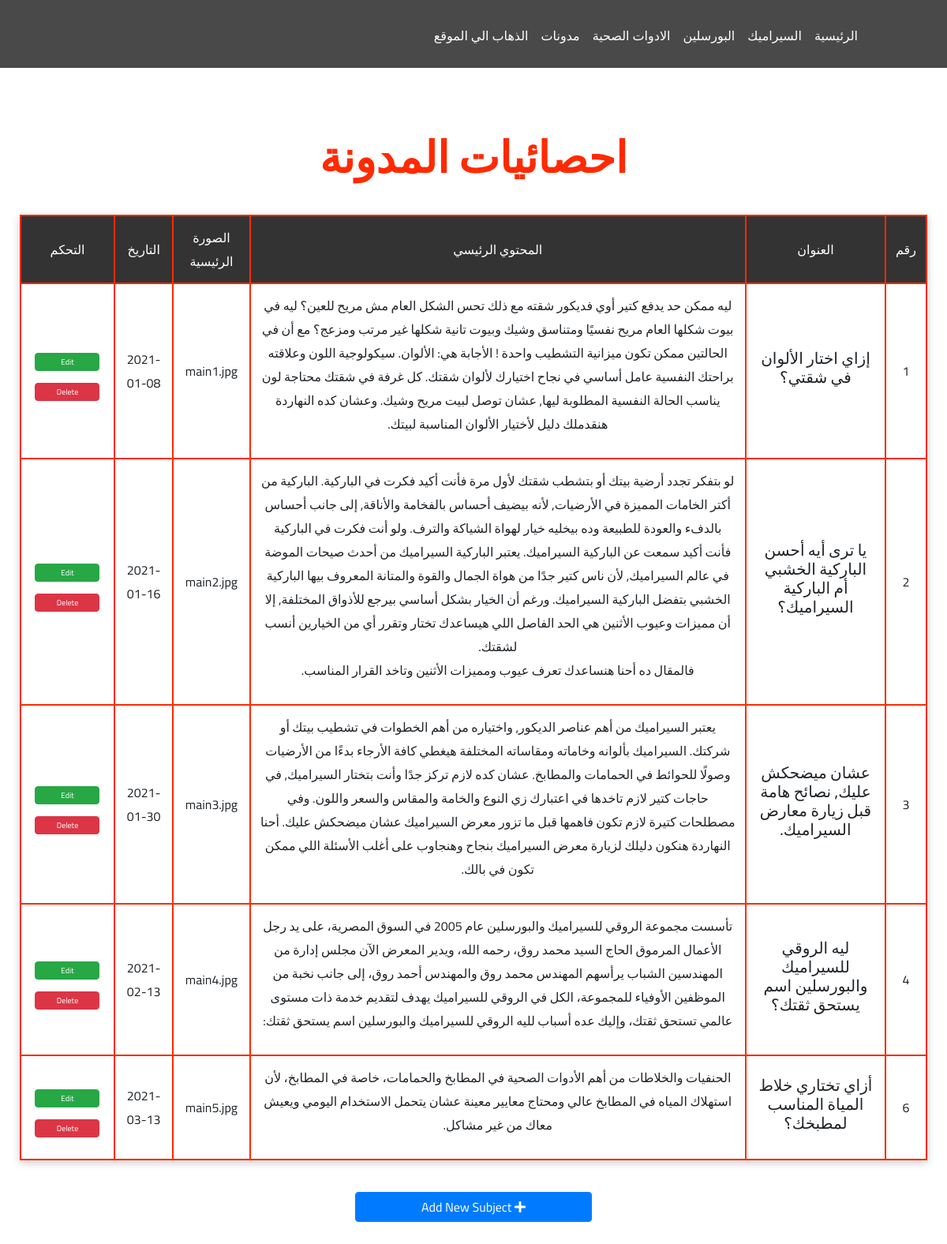
The app's page /admin/blogger.php (signed in) with its own data.
### tables this page shows
CREATE TABLE IF NOT EXISTS `blog` (
`Id` int(11) NOT NULL,
  `Title` varchar(255) NOT NULL,
  `Writer` varchar(255) NOT NULL,
  `MainImage` varchar(255) NOT NULL,
  `Title1` varchar(255) NOT NULL,
  `Content1` text NOT NULL,
  `Image1` varchar(255) NOT NULL,
  `Title2` varchar(255) NOT NULL,
  `Content2` text NOT NULL,
  `Image2` varchar(255) NOT NULL,
  `Title3` varchar(255) NOT NULL,
  `Content3` text NOT NULL,
  `Image3` varchar(255) NOT NULL,
  `Title4` varchar(255) NOT NULL,
  `Content4` text NOT NULL,
  `Image4` varchar(255) NOT NULL,
  `Title5` varchar(255) NOT NULL,
  `Content5` text NOT NULL,
  `Image5` varchar(255) NOT NULL,
  `Title6` varchar(255) NOT NULL,
  `Content6` text NOT NULL,
  `Image6` varchar(255) NOT NULL,
  `Title7` varchar(255) NOT NULL,
  `Content7` varchar(255) NOT NULL,
  `Image7` varchar(255) NOT NULL,
  `Title8` varchar(255) NOT NULL,
  `Content8` text NOT NULL,
  `Image8` varchar(255) NOT NULL,
  `Date` date NOT NULL
);

### admin/blogger.php (the view, shortened to what this page needs)
<?php
echo "<div class='blogger'>";
        if (isset($_SESSION['Username'])){
            include 'init.php';
            $do= isset($_GET['do']) ? $_GET['do'] : 'Manage' ;
            if ($do == 'Manage'){
            $stmt= $con->prepare("SELECT *  FROM blog ");
            $stmt->execute();
            $bloggers=$stmt->fetchAll();
            if(!empty($bloggers)){  ?>
                <div class="manage">
                <h1 class="text-center">احصائيات المدونة</h1>
                    <div class="responsive-table">
                        <table class="main-table table table-border">
                            <tr>
                                <td>رقم</td>
                                <td>العنوان</td>
                                <td>المحتوي الرئيسي</td>
                                <td> الصورة الرئيسية</td>
                                <td>التاريخ</td>
                                <td>التحكم</td>
                            </tr>
                            <?php
                                foreach($bloggers as $blog){
                                    echo "<tr>";
                                        echo "<td>" . $blog['Id'] . "</td>";
                                        echo "<td> <h5>" . $blog['Title'] . "</h5></td>";
                                        echo "<td><p>" . $blog['Content1'] . "</p></td>";
                                        echo "<td>" . $blog['MainImage'] . "</td>";
                                        echo "<td>" . $blog['Date'] . "</td>";
                                        echo "<td>
                                                <a href='blogger.php?do=Edit&Id=" . $blog['Id'] . "'  class='btn btn-success'> Edit </a>
                                                <a href='blogger.php?do=Delete&Id=" . $blog['Id']  . "' class='btn btn-danger confirm'>Delete </a> ";
                                        echo "</td>" ;
                                    echo "</tr>";
                                }
                            ?>
                        </table>
                    </div>
                    <a href='blogger.php?do=Add' class=" btn-manage btn btn-primary"><i class="fa fa-plus"></i> Add New Subject</a>
                </div>
            <?php
            }else {
                echo "<div class='container'>";
                    echo"<div class='nice-message'>There\'s No Record To show</div>";
                echo "</div>";
            }
        }
    }
    ?>
    <?php include $templete . "footer.php";
echo "</div>";
?>

### admin/layout/css/navbar.css (style rules this page uses)
body { direction: rtl; }

### admin/layout/css/backend.css (style rules this page uses)
body { font-family: Cairo, Arial, Helvetica, sans-serif; }
.blogger .manage { padding:40px 25px }
.blogger .manage .main-table { -webkit-box-shadow: 0px 3px 10px #ccc; -moz-box-shadow: 0px 3px 10px #ccc; box-shadow: 0px 3px 10px #ccc; }
.blogger .manage .main-table td { text-align: center; background-color: #fff; vertical-align: middle !important; border: 2px solid#FF2A00; }
.blogger .manage .main-table tr:first-child td { background-color: #333; color: #fff; }
.blogger .manage .main-table td a { font-size: 10px; margin-top: 15px; width: 82px; }
.blogger .manage .main-table .btn { padding: 3px 10px; }
.blogger h1 { font-size:55px; margin: 40px 0; font-weight: bold; color: #FF2A00; }
.blogger .manage .btn-manage { display: block; width: 300px; margin: 40px auto; }

### records on screen
blog: Id "1", Title "إزاي اختار الألوان في شقتي؟", Content1 "ليه ممكن حد يدفع كتير أوي فديكور شقته مع ذلك تحس الشكل العام مش مريح للعين؟ ليه في بيوت شكلها العام مريح نفسيًا ومتناسق وشيك وبيوت تانية شكلها غير مرتب ومزعج؟ مع أن في الحالتين ممكن تكون ميزانية التشطيب واحدة ! الأجابة هي: الألوان. سيكولوجية اللون وعلاقته براحتك النفسية عامل أساسي في نجاح اختيارك لألوان شقتك. كل غرفة في شقتك محتاجة لون يناسب الحالة النفسية المطلوبة ليها, عشان توصل لبيت مريح وشيك. وعشان كده النهاردة هنقدملك دليل لأختيار الألوان المناسبة لبيتك.", MainImage "main1.jpg", Date "2021-01-08"
blog: Id "2", Title "يا ترى أيه أحسن الباركية الخشبي أم الباركية السيراميك؟", Content1 "لو بتفكر تجدد أرضية بيتك أو بتشطب شقتك لأول مرة فأنت أكيد فكرت في الباركية. الباركية من أكتر الخامات المميزة في الأرضيات, لأنه بيضيف أحساس بالفخامة والأناقة, إلى جانب أحساس بالدفء والعودة للطبيعة وده بيخليه خيار لهواة الشياكة والترف. ولو أنت فكرت في الباركية فأنت أكيد سمعت عن الباركية السيراميك. يعتبر الباركية السيراميك من أحدث صيحات الموضة في عالم السيراميك, لأن ناس كتير جدًا من هواة الجمال والقوة والمتانة المعروف بيها الباركية الخشبي بتفضل الباركية السيراميك. ورغم أن الخيار بشكل أساسي بيرجع للأذواق المختلفة, إلا أن مميزات وعيوب الأثنين هي الحد الفاصل اللي هيساعدك تختار وتقرر أي من الخيارين أنسب لشقتك. فالمقال ده أحنا هنساعدك تعرف عيوب ومميزات الأثنين وتاخد القرار المناسب.", MainImage "main2.jpg", Date "2021-01-16"
blog: Id "3", Title "عشان ميضحكش عليك, نصائح هامة قبل زيارة معارض السيراميك.", Content1 "يعتبر السيراميك من أهم عناصر الديكور, واختياره من أهم الخطوات في تشطيب بيتك أو شركتك. السيراميك بألوانه وخاماته ومقاساته المختلفة هيغطي كافة الأرجاء بدءًا من الأرضيات وصولًا للحوائط في الحمامات والمطابخ. عشان كده لازم تركز جدًا وأنت بتختار السيراميك, في حاجات كتير لازم تاخدها في اعتبارك زي النوع والخامة والمقاس والسعر واللون. وفي مصطلحات كتيرة لازم تكون فاهمها قبل ما تزور معرض السيراميك عشان ميضحكش عليك. أحنا النهاردة هنكون دليلك لزيارة معرض السيراميك بنجاح وهنجاوب على أغلب الأسئلة اللي ممكن تكون في بالك.", MainImage "main3.jpg", Date "2021-01-30"
blog: Id "4", Title "ليه الروقي للسيراميك والبورسلين اسم يستحق ثقتك؟", Content1 "تأسست مجموعة الروقي للسيراميك والبورسلين عام 2005 في السوق المصرية، على يد رجل الأعمال المرموق الحاج السيد محمد روق، رحمه الله، ويدير المعرض الآن مجلس إدارة من المهندسين الشباب يرأسهم المهندس محمد روق والمهندس أحمد روق، إلى جانب نخبة من الموظفين الأوفياء للمجموعة، الكل في الروقي للسيراميك يهدف لتقديم خدمة ذات مستوى عالمي تستحق ثقتك، وإليك عده أسباب لليه الروقي للسيراميك والبورسلين اسم يستحق ثقتك:", MainImage "main4.jpg", Date "2021-02-13"
blog: Id "6", Title "أزاي تختاري خلاط المياة المناسب لمطبخك؟", Content1 "الحنفيات والخلاطات من أهم الأدوات الصحية في المطابخ والحمامات، خاصة في المطابخ، لأن استهلاك المياه في المطابخ عالي ومحتاج معايير معينة عشان يتحمل الاستخدام اليومي ويعيش معاك من غير مشاكل.", MainImage "main5.jpg", Date "2021-03-13"
